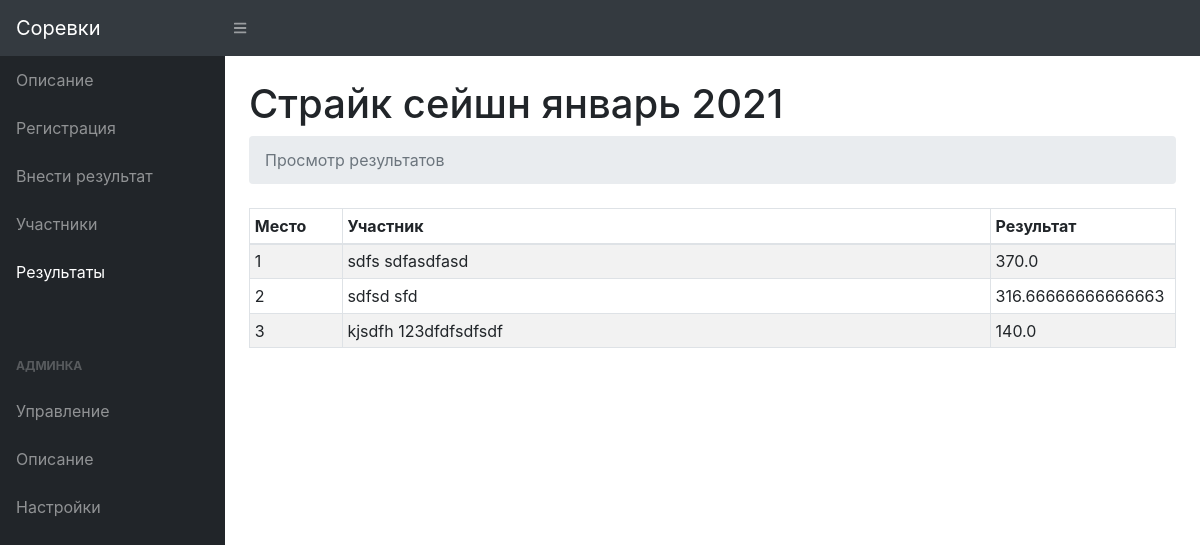
The page /e/1/results/ (signed in) on the database its author committed.
### events/models.py (models this page shows, shortened)
class Event(models.Model):
    title = models.CharField(max_length=128)
    date = models.DateField(null=True)
    poster = models.ImageField(upload_to=settings.MEDIA_POSTERS_DIR, blank=True, null=True)
    description = models.TextField(null=True)
    routes_num = models.IntegerField(null=True)
    is_published = models.BooleanField(default=False)
    is_registration_open = models.BooleanField(default=False)
    is_results_allowed = models.BooleanField(default=False)
    is_enter_result_allowed = models.BooleanField(default=False)
    is_count_only_entered_results = models.BooleanField(default=False)
    SCORE_SIMPLE_SUM = 'SUM'
    SCORE_PROPORTIONAL = 'PROP'
    SCORE_TYPE = [
        (SCORE_SIMPLE_SUM, 'Сумма баллов'),
        (SCORE_PROPORTIONAL, 'От кол-ва пролазов'),
    ]
    score_type = models.CharField(max_length=4, choices=SCORE_TYPE, default=SCORE_SIMPLE_SUM)
    flash_points = models.IntegerField(default=100)
    redpoint_points = models.IntegerField(default=80)

class Participant(models.Model):
    first_name = models.CharField(max_length=32)
    last_name = models.CharField(max_length=32)
    birth_year = models.IntegerField(null=True)
    city = models.CharField(null=True, max_length=32)
    team = models.CharField(null=True, max_length=32)
    GRADE_BR = 'BR'
    GRADE_3YOUTH = '3Y'
    GRADE_2YOUTH = '2Y'
    GRADE_1YOUTH = '1Y'
    GRADE_3 = '3C'
    GRADE_2 = '2C'
    GRADE_1 = '1C'
    GRADE_KMS = 'KMS'
    GRADE_MS = 'MS'
    GRADE_MSMK = 'MSMK'
    GRADES = [
        (GRADE_BR, 'б/р'),
        (GRADE_3YOUTH, '3 ю.р.'),
        (GRADE_2YOUTH, '2 ю.р.'),
        (GRADE_1YOUTH, '1 ю.р.'),
        (GRADE_3, '3 сп.р.'),
        (GRADE_2, '2 сп.р.'),
        (GRADE_1, '1 сп.р.'),
        (GRADE_KMS, 'КМС'),
        (GRADE_MS, 'МС'),
        (GRADE_MSMK, 'МСМК'),
    ]
    grade = models.CharField(max_length=4, choices=GRADES, default=GRADE_BR)
    event = models.ForeignKey(Event, on_delete=models.CASCADE, related_name='participant')
    pin = models.PositiveSmallIntegerField(null=True)
    score = models.FloatField(default=0)
    is_entered_result = models.BooleanField(default=False)

### events/views.py (the view)
# urls.py: path('e/<int:event_id>/results/', views.EventResultsView.as_view(), name='event_results'),
class EventResultsView(views.View):
    @staticmethod
    def get(request, event_id):
        event = Event.objects.get(id=event_id)
        return render(
            request=request,
            template_name='events/event-results.html',
            context={
                'event': event,
                'participants': event.participant.order_by('-score'),
            }
        )

### events/templates/events/event-results.html
{% extends 'events/event-base.html' %}
{% block title %}
Просмотр результатов
{% endblock %}
{% block content %}
{% if event.is_published %}
  {% if event.is_results_allowed %}
    <table class="table table-bordered table-hover table-striped table-sm" id="dataTable" width="100%" cellspacing="0">
  <thead>
  <tr>
    <th style="width:10%">Место</th>
    <th style="width:70%">Участник</th>
    <th>Результат</th>
  </tr>
  </thead>
  <tbody>
  {% for participant in participants %}
  <tr>
    <td>{{ forloop.counter }}</td>
    <td>{{ participant.first_name }} {{ participant.last_name }}</td>
    <td>{{ participant.score }}</td>
  </tr>
  {% endfor %}
  </tbody>
</table>
  {% else %}
    {% include 'events/snippet-card-banner.html' with message='Просмотр результатов закрыт' %}
  {% endif %}
{% else %}
  {% include 'events/snippet-card-banner.html' with message='Событие не опубликовано' %}
{% endif %}
{% endblock %}

### events/templates/events/event-base.html
{% extends 'events/base.html' %}
{% block container %}
<h1 class="mt-4">{{ event.title }}</h1>
<ol class="breadcrumb mb-4">
  <li class="breadcrumb-item active">
    {% block title %} {% endblock %}
  </li>
</ol>
<section class="tab-pane fade show active">
  {% block content %} {% endblock %}
</section>
{% endblock %}

### rows shown on the page
Event: title "Страйк сейшн январь 2021"
Participant: first_name "sdfs", last_name "sdfasdfasd", score "370.0"
Participant: first_name "sdfsd", last_name "sfd", score "316.66666666666663"
Participant: first_name "kjsdfh", last_name "123dfdfsdfsdf", score "140.0"
